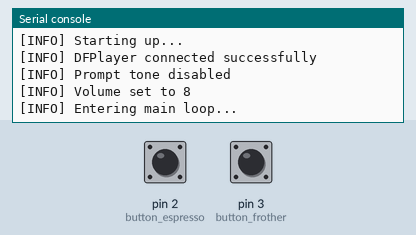
This program was run on a simulated MicroPython board. On the bench: the last lines printed to the serial console. The test bench sets the inputs (shaded band); at power-on: pin 2 (button_espresso) HIGH, pin 3 (button_frother) HIGH. The modem accepts every AT command (registered, SIM ready, sends succeed) and sends nothing else; audio playback is drawn as a buzzer.

Above: at 1.5 s.
1.6 s: pin 2 (button_espresso) pulled LOW for 1 s
At 2.3 s:
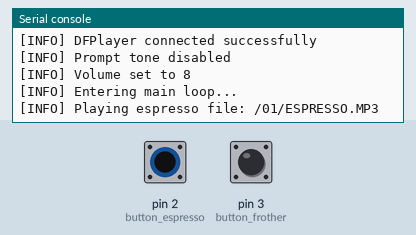
4.1 s: pin 3 (button_frother) pulled LOW for 1 s
At 5.5 s:
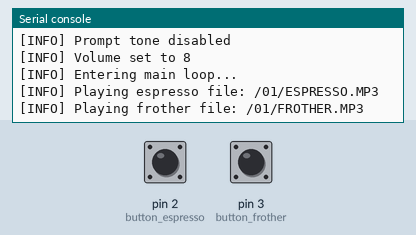
6.6 s: pin 2 (button_espresso) driven LOW and pin 3 (button_frother) driven LOW
At 7.1 s:
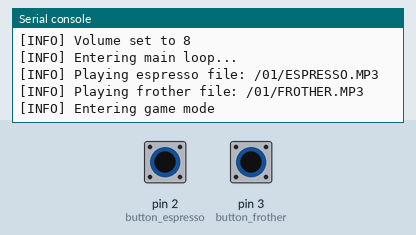

The program:

main.py
```python
from time import sleep
from machine import Pin
from dfplayerpro import DFPlayerPro
from secretgame import SecretGame

# Constants. Change these if DFPlayer is connected to other pins.
UART_INSTANCE = 1
TX_PIN = 7
RX_PIN = 6
GPIO_FROTHER = 3
GPIO_ESPRESSO = 2

# Default volume
DEFAULT_VOLUME = 8  # Max 30

# Debounce delay for button presses
DEBOUNCE_DELAY = 0.3  # 0.3 seconds

# Logging levels
LOG_LEVEL = "DEBUG"  # Options: "NONE", "ERROR", "WARN", "INFO", "DEBUG"


def log(level, message):
    """
    Log a message if the level is equal to or higher than the current LOG_LEVEL.
    """
    levels = {"NONE": -1, "ERROR": 0, "WARN": 1, "INFO": 2, "DEBUG": 3}
    if levels[level] <= levels[LOG_LEVEL]:
        print(f"[{level}] {message}")


def validate_response(response, success_message, failure_message):
    """
    Validate the response from the DFPlayer and log the appropriate message.

    :param response: The response from the DFPlayer command.
    :param success_message: The message to log if the response is valid.
    :param failure_message: The message to log if the response is invalid.
    :return: True if the response is valid, False otherwise.
    """
    if response and b"OK" in response:
        log("INFO", success_message)
        return True
    else:
        log("WARN", f"{failure_message}: {response}")
        return False


log("INFO", "Starting up...")

# Create player instance with error handling
try:
    player = DFPlayerPro(UART_INSTANCE, TX_PIN, RX_PIN)
    response = player.test_connection()
    if not validate_response(
        response,
        "DFPlayer connected successfully",
        "DFPlayer not responding or invalid response",
    ):
        player = None  # Set player to None to handle gracefully later
except Exception as e:
    log("ERROR", f"Failed to initialize DFPlayer: {e}")
    player = None

# Disable the prompt tone to stop "music" on startup
if player:
    response = player.set_prompt_tone("OFF")
    validate_response(
        response, "Prompt tone disabled", "Failed to disable prompt tone"
    )

# Configure GPIO_FROTHER and GPIO_ESPRESSO as inputs with pull-up resistors
button_frother = Pin(GPIO_FROTHER, Pin.IN, Pin.PULL_UP)
button_espresso = Pin(GPIO_ESPRESSO, Pin.IN, Pin.PULL_UP)

# Set volume globally
if player:
    response = player.set_volume(DEFAULT_VOLUME)
    validate_response(
        response, f"Volume set to {DEFAULT_VOLUME}", "Failed to set volume"
    )

# Set the filenames to play
FILE_FROTHER = "/01/FROTHER.MP3"  # Frother
FILE_ESPRESSO = "/01/ESPRESSO.MP3"  # Espresso

# Initialize SecretGame
secret_game = SecretGame(player, button_frother, button_espresso, log)

# Main loop
is_playing = False
current_file = None
frother_pressed = False
espresso_pressed = False

try:
    log("INFO", "Entering main loop...")
    while True:
        if player is None:
            log("ERROR", "DFPlayer is not initialized. Exiting loop.")
            break

        if not secret_game.in_game_mode:  # Not in game mode
            if (
                not button_frother.value() and not button_espresso.value()
            ):  # Both buttons pressed
                secret_game.enter_game_mode()
            else:
                # Frother button logic with logging
                if not button_frother.value():  # Frother button pressed
                    if not frother_pressed:
                        frother_pressed = True
                        sleep(DEBOUNCE_DELAY)  # Use debounce delay
                        if not button_frother.value():  # Confirm stable press
                            if not is_playing or current_file != FILE_FROTHER:
                                log(
                                    "INFO",
                                    f"Playing frother file: {FILE_FROTHER}",
                                )
                                player.play_specific_file(FILE_FROTHER)
                                player.set_volume(
                                    DEFAULT_VOLUME
                                )  # Set volume to 10
                                is_playing = True
                else:
                    frother_pressed = False

                # Espresso button logic with logging
                if not button_espresso.value():  # Espresso button pressed
                    if not espresso_pressed:
                        espresso_pressed = True
                        sleep(DEBOUNCE_DELAY)  # Use debounce delay
                        if not button_espresso.value():  # Confirm stable press
                            if not is_playing or current_file != FILE_ESPRESSO:
                                log(
                                    "INFO",
                                    f"Playing espresso file: {FILE_ESPRESSO}",
                                )
                                player.play_specific_file(FILE_ESPRESSO)
                                player.set_volume(
                                    DEFAULT_VOLUME
                                )  # Set volume to 10
                                is_playing = True
                else:
                    espresso_pressed = False

                # Fade-out logic
                if (
                    not frother_pressed and not espresso_pressed
                ):  # No button pressed
                    if is_playing:
                        for vol in range(DEFAULT_VOLUME, -1, -2):
                            response = player.set_volume(vol)
                        player.set_volume(0)  # Mute, just to be sure
                        is_playing = False  # Mark playback as stopped
        else:  # In game mode
            secret_game.handle_game_mode()

        sleep(0.1)
except KeyboardInterrupt:
    log("WARN", "KeyboardInterrupt detected, exiting program")
```

dfplayerpro.py
```python
from time import ticks_ms, ticks_diff, sleep
from machine import UART


class DFPlayerPro:
    RESPONSE_TIMEOUT_MS = 1000  # Timeout for waiting for a response
    LOG_LEVEL = (
        "INFO"  # Default log level: "NONE", "ERROR", "WARN", "INFO", "DEBUG"
    )

    def __init__(self, uart_instance, tx_pin, rx_pin, log_level="INFO"):
        """
        Initialize the DFPlayerPro instance.

        :param uart_instance: UART instance number.
        :param tx_pin: TX pin number.
        :param rx_pin: RX pin number.
        :param log_level: Log level as a string ("NONE", "ERROR", "WARN", "INFO", "DEBUG").
        """
        self.uart = UART(uart_instance, baudrate=115200, tx=tx_pin, rx=rx_pin)
        self.LOG_LEVEL = log_level  # Set the log level

    def _log(self, level, message):
        """
        Internal logging function for the DFPlayerPro class.

        :param level: Log level as a string ("NONE", "ERROR", "WARN", "INFO", "DEBUG").
        :param message: The message to log.
        """
        levels = {"NONE": -1, "ERROR": 0, "WARN": 1, "INFO": 2, "DEBUG": 3}
        if levels[level] <= levels[self.LOG_LEVEL]:
            print(f"[{level}] {message}")

    def send_command(self, command):
        """
        Send a command to the DFPlayer and wait for a response.

        :param command: The command to send as bytes.
        :return: The response from the DFPlayer, or None if no response is received.
        """
        self.uart.write(command)
        self._log("DEBUG", f"Command sent: {command}")
        response = self.wait_for_response()  # Wait for and return the response
        sleep(0.1)  # Small delay to allow for processing
        return response

    def wait_for_response(self):
        """
        Wait for a response from the DFPlayer within the timeout period.

        :return: The full response as bytes, or None if no response is received.
        """
        start_time = ticks_ms()
        response = b""  # Initialize an empty response buffer
        while ticks_diff(ticks_ms(), start_time) < self.RESPONSE_TIMEOUT_MS:
            chunk = self.uart.read()  # Read a chunk of data from UART
            if chunk:
                response += chunk  # Append the chunk to the response buffer
                self._log("DEBUG", f"Received chunk: {chunk}")
                if response.endswith(
                    b"\r\n"
                ):  # Check if the response is complete
                    self._log("DEBUG", f"Full response: {response}")
                    return response
        self._log("DEBUG", "No complete response received within timeout")
        return None  # Return None if no complete response is received

    def play_specific_file(self, file_path):
        """
        Play a specific file.

        :param file_path: The file path to play as a string.
        :return: The response from the DFPlayer, or None if the command was not sent.
        """
        command = f"AT+PLAYFILE={file_path}\r\n".encode()
        return self.send_command(command)

    def set_volume(self, volume):
        """
        Set the volume.

        :param volume: The volume level (0-30).
        :return: The response from the DFPlayer, or None if the command was not sent.
        """
        command = f"AT+VOL={volume}\r\n".encode()
        return self.send_command(command)

    def test_connection(self):
        """
        Test the connection to the DFPlayer using the AT command.

        :return: The response from the DFPlayer, or None if no response is received.
        """
        return self.send_command(b"AT\r\n")

    def set_prompt_tone(self, state):
        """
        Enable or disable the prompt tone.

        :param state: "ON" or "OFF".
        :return: The response from the DFPlayer, or None if the command was not sent.
        """
        command = f"AT+PROMPT={state}\r\n".encode()
        return self.send_command(command)

    def query_file_name(self):
        """
        Query the currently playing file name.

        :return: The file name as a decoded string, or None if the command was not sent or the response is invalid.
        """
        response = self.send_command(b"AT+QUERY=5\r\n")  # Query file name
        if response and b"\r\n" in response:  # Validate the response format
            try:
                decoded_name = response.strip().decode(
                    "utf-16", errors="ignore"
                )
                self._log("INFO", f"Queried file name: {decoded_name}")
                return decoded_name
            except Exception as e:
                self._log(
                    "WARN",
                    f"Failed to decode file name: {response}, Error: {e}",
                )
        else:
            self._log(
                "WARN", f"Invalid response for query_file_name: {response}"
            )
        return None

    def play_next(self):
        """
        Play the next track.

        :return: The response from the DFPlayer, or None if the command was not sent.
        """
        return self.send_command(b"AT+PLAY=NEXT\r\n")

    def play_previous(self):
        """
        Play the previous track.

        :return: The response from the DFPlayer, or None if the command was not sent.
        """
        return self.send_command(b"AT+PLAY=LAST\r\n")
```

secretgame.py
```python
from time import sleep

# Folder prefix for all file paths
FOLDER_PREFIX = "/02/"

# Debounce delay for button presses
DEBOUNCE_DELAY = 0.3  # 0.3 seconds

# Fixed startup and fail sounds
STARTUP_SOUND = "ST-MARIO.MP3"
FAIL_SOUND = "NO-MARIO.MP3"

# Mystery game volume
GAME_VOLUME = 5  # Max 30

MYSTERY_SOUNDS = {
    # 1-character patterns (2 sounds)
    "L": "TM-SOOTY.MP3",
    "R": "TM-SHARK.MP3",
    # 2-character patterns (4 sounds)
    "LL": "TM-PEPPA.MP3",
    "RR": "TM-SESAM.MP3",
    "LR": "TM-FIREM.MP3",
    "RL": "TM-BLUEY.MP3",
    # 3-character patterns (8 sounds)
    "LLL": "TM-WHEEL.MP3",
    "LLR": "TM-MCDON.MP3",
    "LRL": "TM-MARIO.MP3",
    "LRR": "TM-THOM.MP3",
    "RLL": "TM-PAWP.MP3",
    "RLR": "TM-DRWHO.MP3",
    "RRL": "TM-ROLR.MP3",
    "RRR": "TM-SPID.MP3",
    # 4-character patterns (16 sounds)
    "LLLL": "TM-PRLD.MP3",
    "LLLR": "TM-HIGN.MP3",
    "LLRL": "TM-XFIL.MP3",
    "LLRR": "TM-TBIRD.MP3",
    "LRLL": "TM-QUAN.MP3",
    "LRLR": "TM-ALLO.MP3",
    "LRRL": "TM-STAR.MP3",
    "LRRR": "TM-KNIG.MP3",
    "RLLL": "TM-STARW.MP3",
    "RLLR": "TM-TOPG.MP3",
    "RLRL": "TM-CHRS.MP3",
    "RLRR": "TM-POSTP.MP3",
    "RRLL": "TM-HAWAI.MP3",
    "RRLR": "TM-BLUEY.MP3",
    "RRRL": "TM-NEV.MP3",
    "RRRR": "TM-NEIGH.MP3",
}

# Maximum valid sequence length
MAX_SEQUENCE_LENGTH = max(len(seq) for seq in MYSTERY_SOUNDS.keys())


class SecretGame:
    def __init__(self, player, button_left, button_right, log_func):
        """
        Initialize the SecretGame class.

        :param player: DFPlayerPro instance for playing sounds.
        :param button_left: Pin instance for the left button.
        :param button_right: Pin instance for the right button.
        :param log_func: Logging function for debug output.
        """
        self.player = player
        self.button_left = button_left
        self.button_right = button_right
        self.log = log_func
        self.sequence = []
        self.in_game_mode = False

    def enter_game_mode(self):
        """
        Enter game mode when both buttons are pressed simultaneously.
        """
        self.log("INFO", "Entering game mode")

        self.player.play_specific_file(
            FOLDER_PREFIX + STARTUP_SOUND
        )  # Play startup sound
        self.player.set_volume(GAME_VOLUME)
        self.sequence = []
        self.in_game_mode = True
        sleep(DEBOUNCE_DELAY)

    def exit_game_mode(self):
        """
        Exit game mode when both buttons are pressed again.
        """
        self.log("INFO", "Exiting game mode")
        self.in_game_mode = False

    def exit_game_with_fail(self, reason, sequence_str=""):
        """
        Exit the game mode and play the fail sound with a log message.

        :param reason: The reason for exiting the game mode.
        :param sequence_str: The sequence that caused the failure (optional).
        """
        self.log("INFO", f"Exiting game mode due to: {reason}")
        if sequence_str:
            self.log("INFO", f"Sequence that failed: {sequence_str}")
        self.player.play_specific_file(
            FOLDER_PREFIX + FAIL_SOUND
        )  # Play fail sound
        self.exit_game_mode()

    def handle_game_mode(self):
        """
        Handle button presses in game mode.
        """
        if (
            not self.button_left.value() and not self.button_right.value()
        ):  # Both buttons pressed
            self.log("INFO", "Both buttons pressed in game mode")
            self.check_sequence()
            sleep(DEBOUNCE_DELAY)
        elif not self.button_left.value():
            self.log("INFO", "Left button pressed in game mode")
            self.sequence.append("L")
            self.player.play_specific_file(
                FOLDER_PREFIX + "BEEP1.MP3"
            )  # Play beep
            sleep(DEBOUNCE_DELAY)
        elif not self.button_right.value():
            self.log("INFO", "Right button pressed in game mode")
            self.sequence.append("R")
            self.player.play_specific_file(
                FOLDER_PREFIX + "BEEP2.MP3"
            )  # Play boop
            sleep(DEBOUNCE_DELAY)

        # Check if the sequence exceeds the maximum valid length
        if len(self.sequence) > MAX_SEQUENCE_LENGTH:
            self.exit_game_with_fail(
                "Sequence exceeded maximum length", "".join(self.sequence)
            )

    def check_sequence(self):
        """
        Check the collected sequence against the MYSTERY_SOUNDS dictionary.
        """
        sequence_str = "".join(self.sequence)
        self.log("INFO", f"Checking sequence: {sequence_str}")
        if sequence_str in MYSTERY_SOUNDS:
            matched_file = FOLDER_PREFIX + MYSTERY_SOUNDS[sequence_str]
            self.log(
                "INFO",
                f"Sequence matched: {sequence_str}, playing {matched_file}",
            )
            self.player.play_specific_file(matched_file)  # Play success sound
            self.exit_game_mode()
        else:
            self.exit_game_with_fail("Sequence not matched", sequence_str)
```

Measured:
- after the input at 1.6 s, the serial console: prints a new line after 0.31 s (image 1)
- after the input at 4.1 s, the serial console: prints a new line after 0.31 s (image 2)
- after the input at 6.6 s, the serial console: prints a new line at once (image 3)
